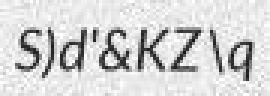
#> input picture TextRecognition.pass/img/137.jpg, 90 x 32 px (shown 3 times larger); its folder holds only this picture in this run
$ python ExtractRoi.py
#> lines starting #> are read from the running program, lines starting #| are printed output that depends on the picture
import os
import cv2
import config
import glob
import numpy as np


class ExtractRoi(object):
    def __init__(self):
        self.imgs = glob.glob(os.path.join(config.IMG_DIR, "*.jpg"))

        card_rois = config.PS_ROI['SPIN&GO']
        self.card_rois = card_rois['POS0'] + \
            card_rois['POS1'] + card_rois['POS2'] + card_rois['POT']
        self.card_img_size = card_rois['IMG_SIZE']

    def extractCard(self):
        count = 1

        save_path = os.path.join(config.IMG_DIR, "extractCard")
        if not os.path.exists(save_path):
            os.mkdir(save_path)

        for i in range(len(self.imgs)):
            img = cv2.imread(self.imgs[i])
#> img is the input picture: shape (32, 90, 3); min 19, max 255, mean 210.7
            img = cv2.resize(
                img, (self.card_img_size[1], self.card_img_size[0]))
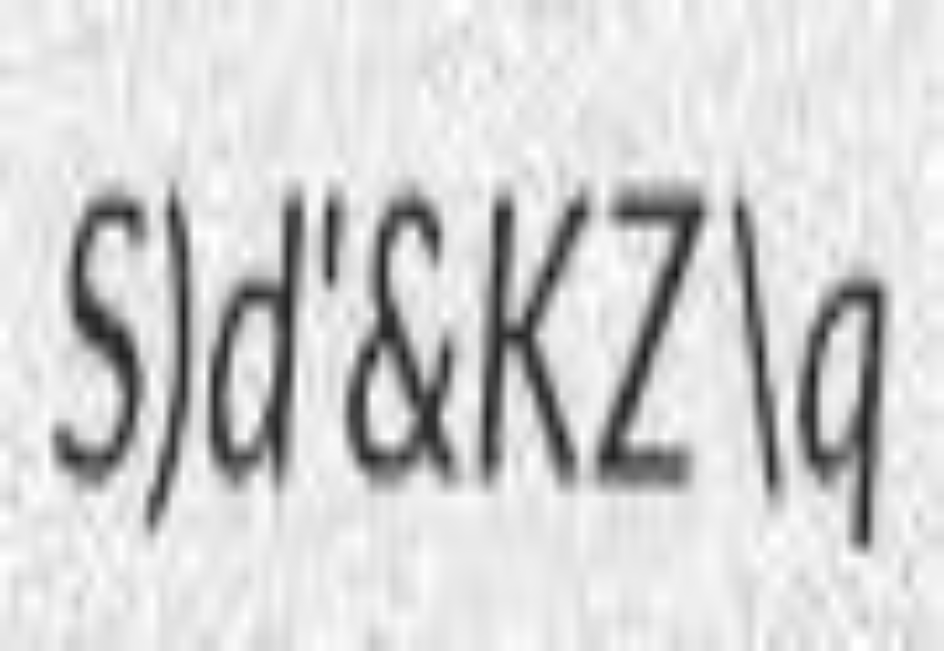
#> img: shape (651, 944, 3); min 19, max 255, mean 210.6

            for card_roi in self.card_rois:
                leftTop = card_roi[0]
                rightButtom = card_roi[1]
                roi = img[leftTop[1]:rightButtom[1],
                          leftTop[0]:rightButtom[0], :]

                filename = "%05d" % count
                cv2.imwrite(os.path.join(save_path, f"{filename}.jpg"), roi)
                count += 1
#> this loop made 11 passes
#> pass 1, in extractCard, `roi = img[leftTop[1]:rightButtom[1], leftTop[0]:rightButtom[0], :]`:
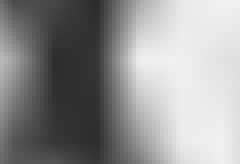
#> roi: shape (41, 60, 3) (shown 4 times larger); min 44, max 242, mean 146.8
#> pass 2, in extractCard, `roi = img[leftTop[1]:rightButtom[1], leftTop[0]:rightButtom[0], :]`:
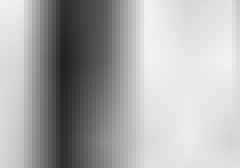
#> roi: shape (42, 60, 3) (shown 4 times larger); min 33, max 241, mean 172.8
#> pass 3, in extractCard, `roi = img[leftTop[1]:rightButtom[1], leftTop[0]:rightButtom[0], :]`:
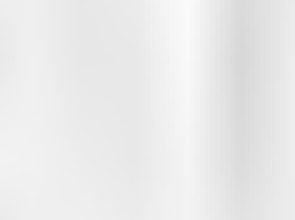
#> roi: shape (44, 59, 3) (shown 5 times larger); min 215, max 250, mean 234.3
#> after the loop, count = 12
            print(f"{i+1}/{len(self.imgs)}")


if __name__ == "__main__":
    c = ExtractRoi()
    c.extractCard()

$ run again, on TextRecognition.pass/img/62.jpg
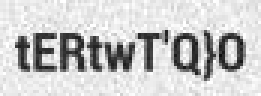
#> input picture TextRecognition.pass/img/62.jpg, 87 x 32 px (shown 3 times larger)
#> in extractCard, img is the input picture: shape (32, 87, 3); min 13, max 255, mean 200.9
#> in extractCard, `img = cv2.resize( img, (self.card_img_size[1], self.card_img_size[0]))`:
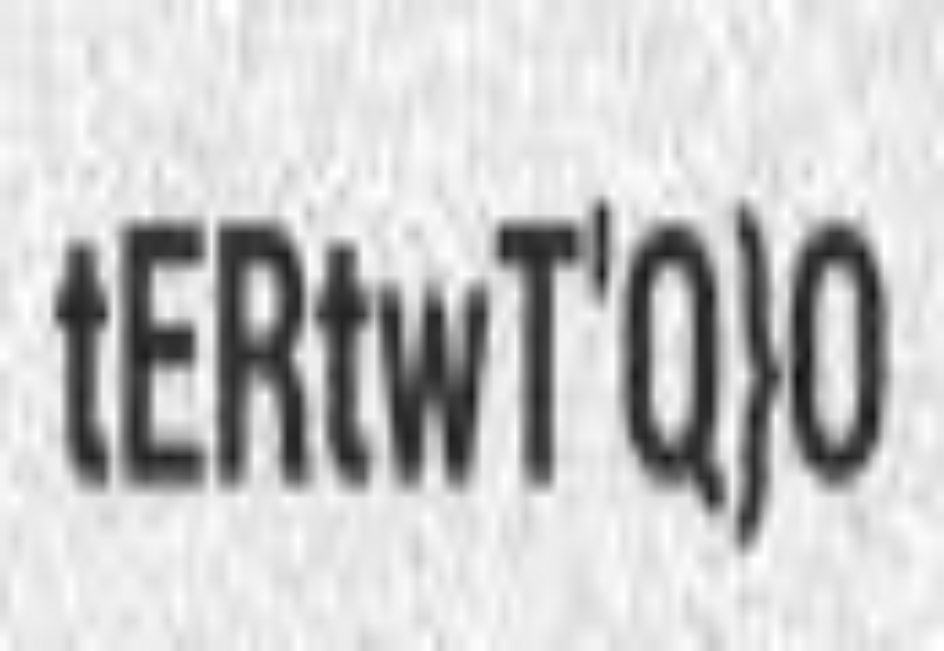
#> img: shape (651, 944, 3); min 13, max 255, mean 200.7
#> the loop in extractCard, `for card_roi in self.card_rois:` made 11 passes
#> pass 3, in extractCard, `roi = img[leftTop[1]:rightButtom[1], leftTop[0]:rightButtom[0], :]`:
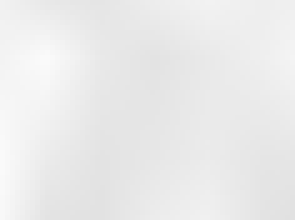
#> roi: shape (44, 59, 3) (shown 5 times larger); min 225, max 250, mean 234.7
#> after the loop in extractCard, `for card_roi in self.card_rois:`: count = 12

$ run again, on TextRecognition.pass/img/14.jpg
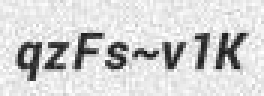
#> input picture TextRecognition.pass/img/14.jpg, 88 x 32 px (shown 3 times larger)
#> in extractCard, img is the input picture: shape (32, 88, 3); min 22, max 255, mean 210.3
#> in extractCard, `img = cv2.resize( img, (self.card_img_size[1], self.card_img_size[0]))`:
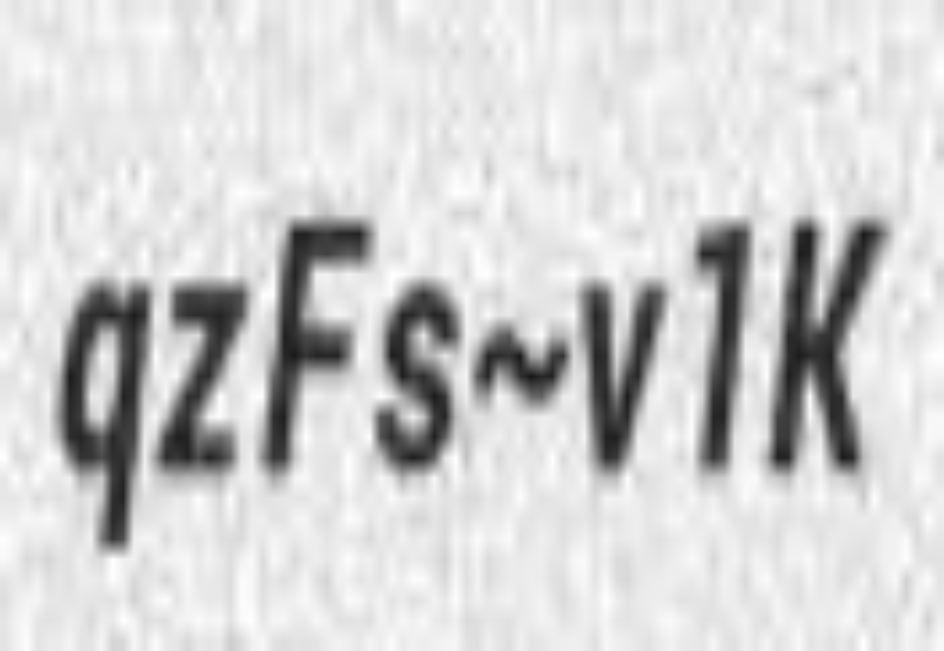
#> img: shape (651, 944, 3); min 23, max 255, mean 210.2
#> the loop in extractCard, `for card_roi in self.card_rois:` made 11 passes
#> pass 2, in extractCard, `roi = img[leftTop[1]:rightButtom[1], leftTop[0]:rightButtom[0], :]`:
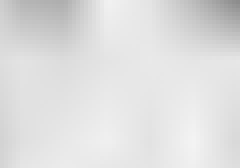
#> roi: shape (42, 60, 3) (shown 4 times larger); min 141, max 243, mean 223.1
#> after the loop in extractCard, `for card_roi in self.card_rois:`: count = 12

$ run again, on TextRecognition.pass/img/26.jpg
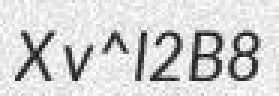
#> input picture TextRecognition.pass/img/26.jpg, 93 x 32 px (shown 3 times larger)
#> in extractCard, img is the input picture: shape (32, 93, 3); min 11, max 255, mean 209.1
#> in extractCard, `img = cv2.resize( img, (self.card_img_size[1], self.card_img_size[0]))`:
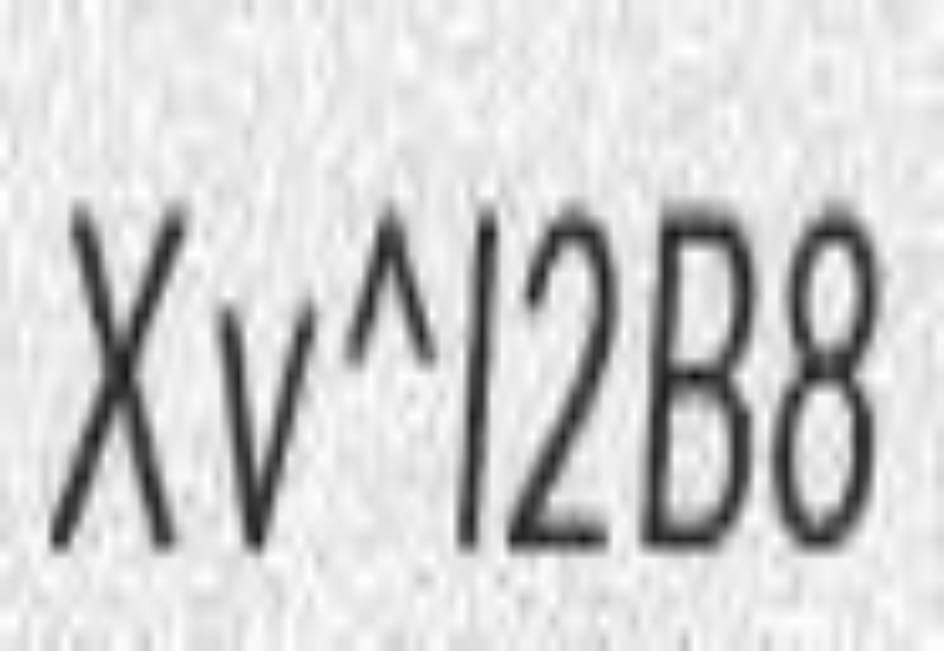
#> img: shape (651, 944, 3); min 13, max 255, mean 209
#> the loop in extractCard, `for card_roi in self.card_rois:` made 11 passes
#> pass 3, in extractCard, `roi = img[leftTop[1]:rightButtom[1], leftTop[0]:rightButtom[0], :]`:
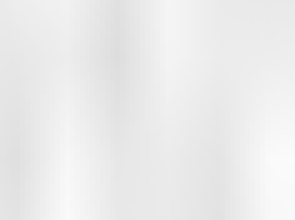
#> roi: shape (44, 59, 3) (shown 5 times larger); min 221, max 251, mean 235.4
#> after the loop in extractCard, `for card_roi in self.card_rois:`: count = 12

$ run again, on TextRecognition.pass/img/38.jpg
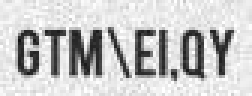
#> input picture TextRecognition.pass/img/38.jpg, 84 x 32 px (shown 3 times larger)
#> in extractCard, img is the input picture: shape (32, 84, 3); min 17, max 255, mean 197.4
#> img: shape (651, 944, 3)
#> the loop in extractCard, `for card_roi in self.card_rois:` made 11 passes
#> pass 3, in extractCard, `roi = img[leftTop[1]:rightButtom[1], leftTop[0]:rightButtom[0], :]`:
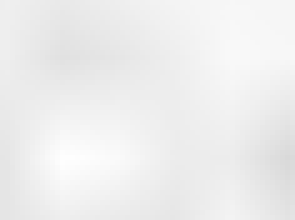
#> roi: shape (44, 59, 3) (shown 5 times larger); min 217, max 254, mean 237.9
#> after the loop in extractCard, `for card_roi in self.card_rois:`: count = 12
